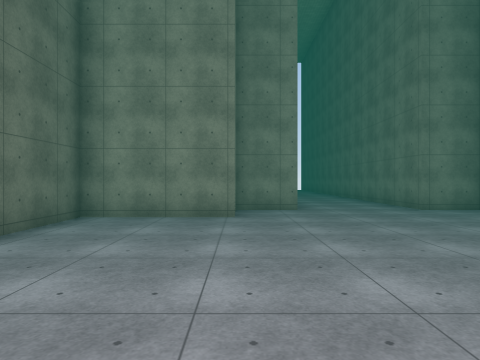
[1] (above)

16 first-person views from a walk through a scene from a Unity 3-D project. The camera is 1.5 m above the floor, looks level and sees 75° across. The floor is counted in squares, 2 m on a side. Each view is taken from the middle of a square. On the plan, view 1 faces up. The plan holds only what a view shows up to about 10 squares ahead; the rest is blank. The place goes on beyond the plan. The player is left out. Surface patterns are stand-ins for the level's own textures.

[2]
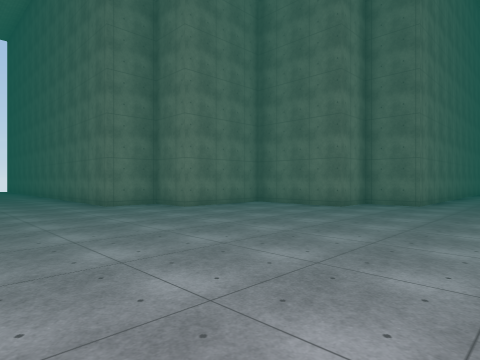

[3]
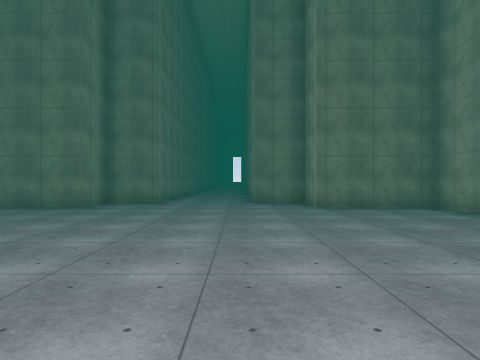

[4]
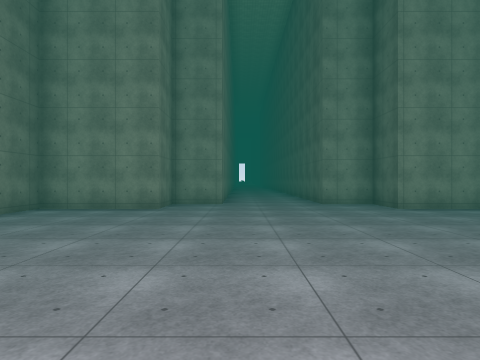

[5]
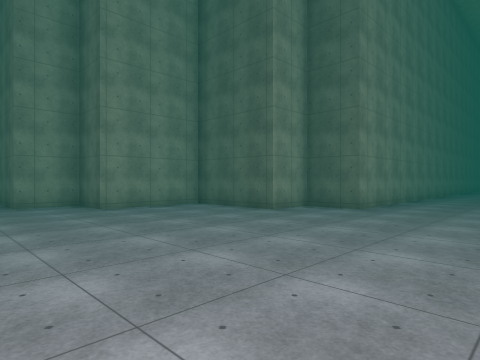

[6]
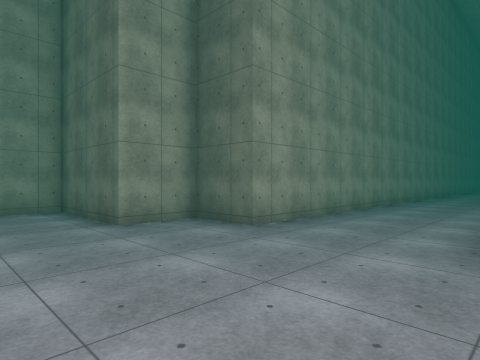

[7]
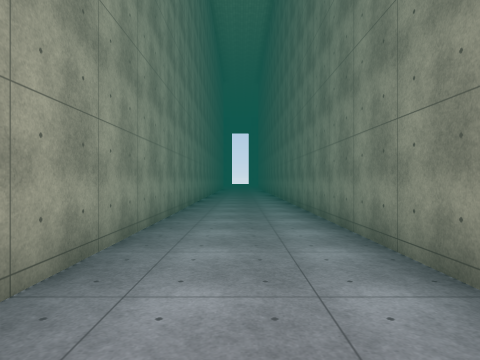

[8]
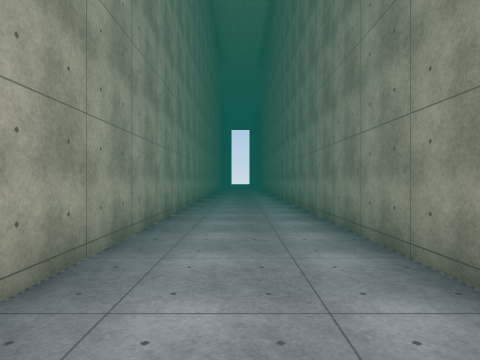

[9]
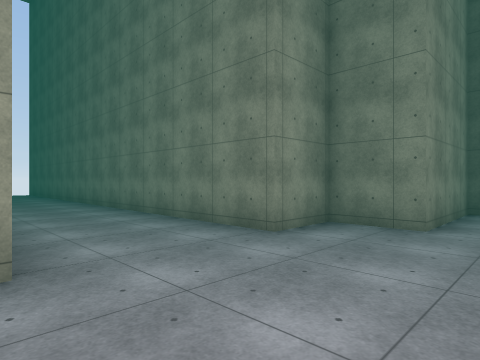

[10]
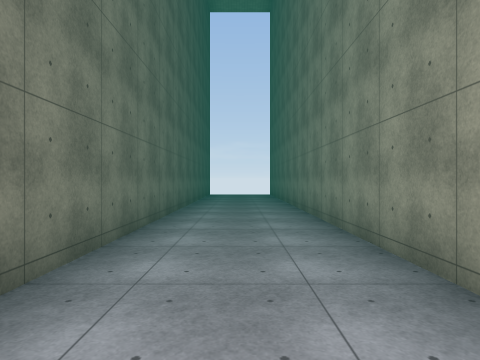

[11]
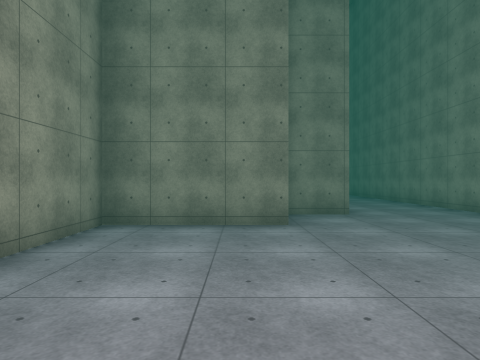

[12]
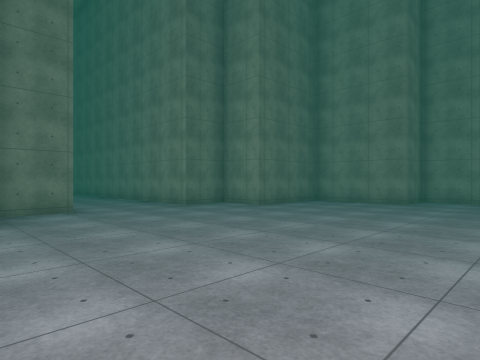

[13]
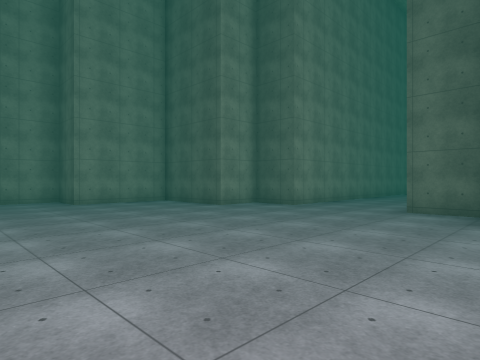

[14]
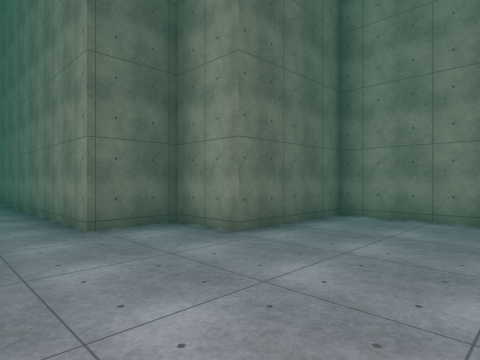

[15]
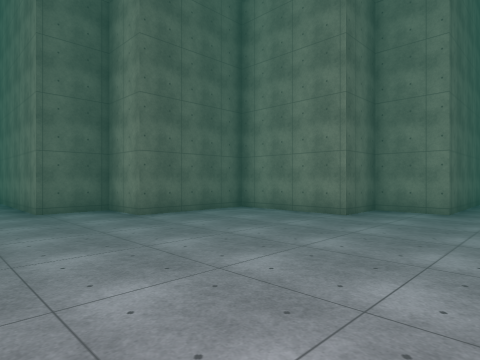

[16]
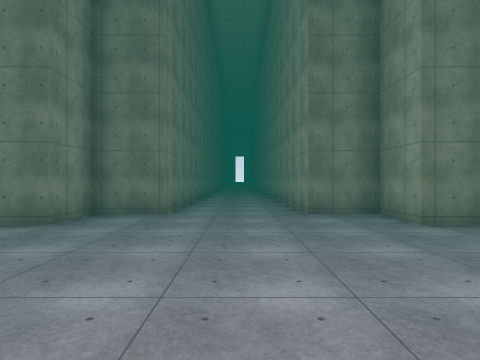

### Floor plan
Points are (right, up) in squares from view 1. A wall is a line through its corners. A room is listed if a view was taken in it or the views show most of it. See-through windows are left out.
Room 1 (views 1, 2, 3, 4, 5, 6, 7, 8, 9, 10, 11, 12, 13, 14, 15, 16)
walls: (4.5, -7.7) (6.1, -7.7) (6.1, -6.1) (9.2, -6.1) (9.2, -3) (10.8, -3) (10.8, -1.5) (14, -1.5); (13.9, 1.6) (10.8, 1.6) (10.8, 3.2) (9.2, 3.2) (9.2, 6.3) (6.1, 6.3) (6.1, 7.8) (4.6, 7.8) (4.6, 17); (1.5, 17) (1.5, 7.8) (-0.1, 7.8) (-0.1, 6.3) (-3.2, 6.3) (-3.2, 3.2) (-4.8, 3.2) (-4.8, 1.6) (-21, 1.6); (-20.9, -1.5) (-4.8, -1.5) (-4.8, -3) (-3.2, -3) (-3.2, -6.1) (-0.1, -6.1) (-0.1, -7.7) (1.5, -7.7) (1.5, -8.5)

Where each view was taken, in squares from view 1:
view 1: 0 up, 0 right, facing up
view 2: 1 down, 1 right, facing up-right
view 3: 1 down, 1 right, facing right
view 4: 2 up, 4 right, facing down
view 5: 2 up, 3 right, facing down-left
view 6: 2 up, 1 left, facing down-left
view 7: 0 up, 7 left, facing left
view 8: 0 up, 11 left, facing left
view 9: 5 up, 1 right, facing up-right
view 10: 7 up, 3 right, facing up
view 11: 4 up, 4 right, facing right
view 12: 4 up, 3 right, facing down-right
view 13: 4 up, 3 right, facing down-left
view 14: 0 up, 0 right, facing up-left
view 15: 0 up, 3 right, facing up-left
view 16: 0 up, 4 right, facing right
